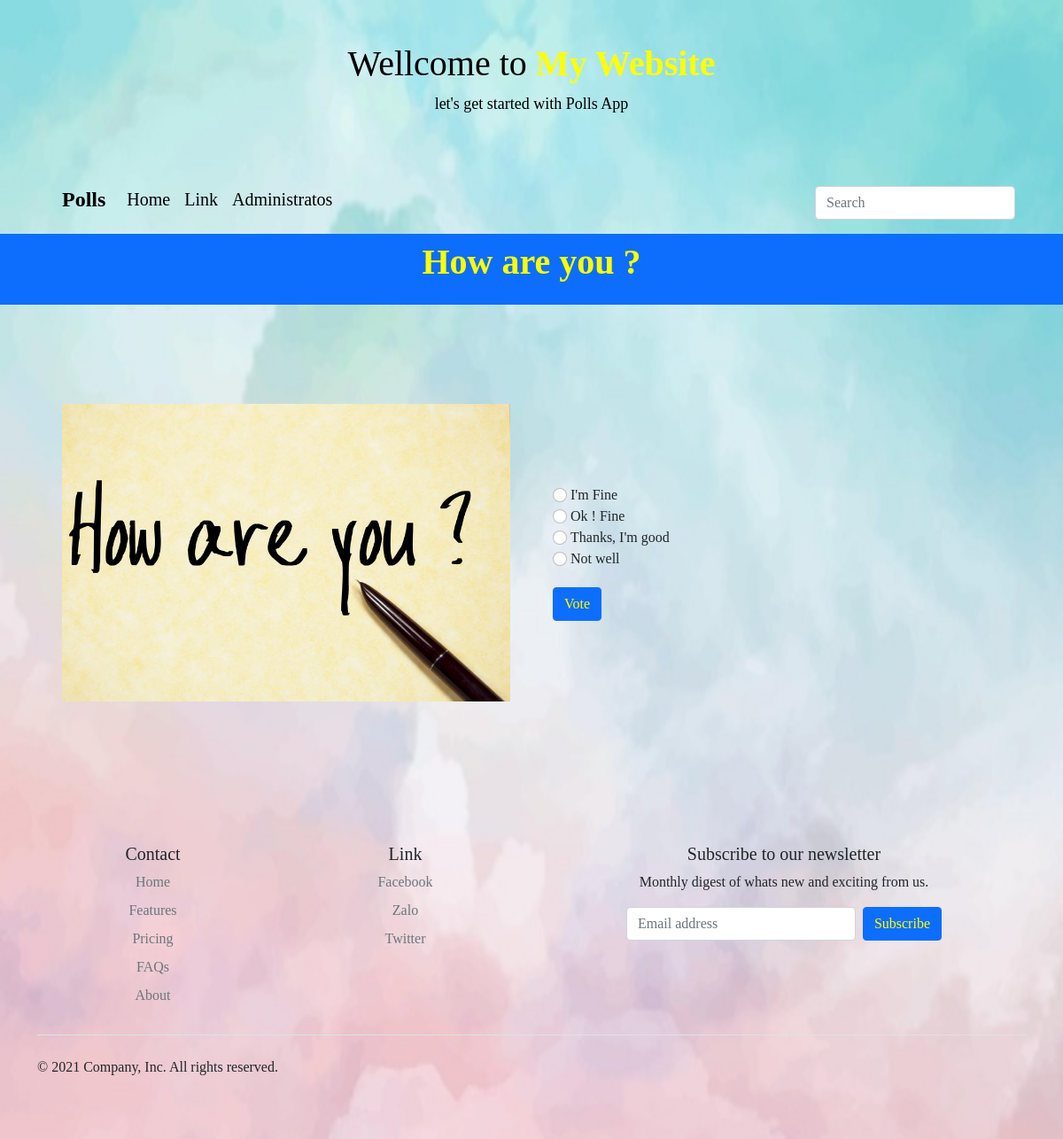
Page /2/ on the committed database.
### polls/models.py (models this page shows, shortened)
class Question(models.Model):
    question_text = models.CharField(max_length=200)
    pub_date = models.DateTimeField('date published')

class Choice(models.Model):
    question = models.ForeignKey(Question, on_delete=models.CASCADE)
    choice_text = models.CharField(max_length=200)
    votes = models.IntegerField(default=0)

### polls/views.py (the view)
# urls.py: path('<int:pk>/', views.DetailView.as_view(), name='detail'),
class DetailView(generic.DetailView):
    model = Question
    template_name = 'polls/detail.html'
    def get_queryset(self):
        return Question.objects.filter(pub_date__lte=timezone.now())

### polls/templates/polls/detail.html (shortened to what this page needs)
{% extends 'polls/Base.html' %}
{% block title %}
    <h1><p><strong>{{ question.question_text }} ?</strong></strong></h1>
{% endblock %}
{% block content %}
    <fieldset>
    {% if error_message %}
        <p><strong>{{ error_message }}</strong></p>
    {% else %}
        <form action="{% url 'polls:vote' question.id %}" method="post">
            <div class="container col-xxl-8 px-4 py-5">
                <div class="row flex-lg-row-reverse align-items-center g-5 py-5">
                    <div class="col-lg-6">
                        {% for choice in question.choice_set.all %}
                            <input class="form-check-input" type="radio" name="choice" id="choice{{ forloop.counter }}" value="{{ choice.id }}">
                            <label class="form-check-label" for="choice{{ forloop.counter }}">{{ choice.choice_text }}</label><br>
                        {% endfor %}
                        <button type="submit" class="btn btn-primary" style="color: yellow; margin-top: 20px;">Vote</button>
                    </div>
                    <div class="col-10 col-sm-8 col-lg-6">
                        <img src="../static/polls/images/{{ question.question_text }}.jpg" class="d-block mx-lg-auto img-fluid" alt="Bootstrap Themes" width="auto" height="auto" loading="lazy">
                    </div>
                </div>
            </div>
        </form>
    {% endif %}
    </fieldset>
{% endblock %}

### polls/static/polls/style.css (style rules this page uses)
* { font-family: "Comic Sans MS" }
h1 p { color: yellow; }
body { width: 100vw; height: 100vh; background: white url("images/background.jpg"); background-repeat: no-repeat; background-attachment: fixed; background-size: 100% 100%; }

### rows in the picture
Question: question_text "How are you", question_text (picture)
Choice: choice_text "I'm Fine"
Choice: choice_text "Ok ! Fine"
Choice: choice_text "Thanks, I'm good"
Choice: choice_text "Not well"
